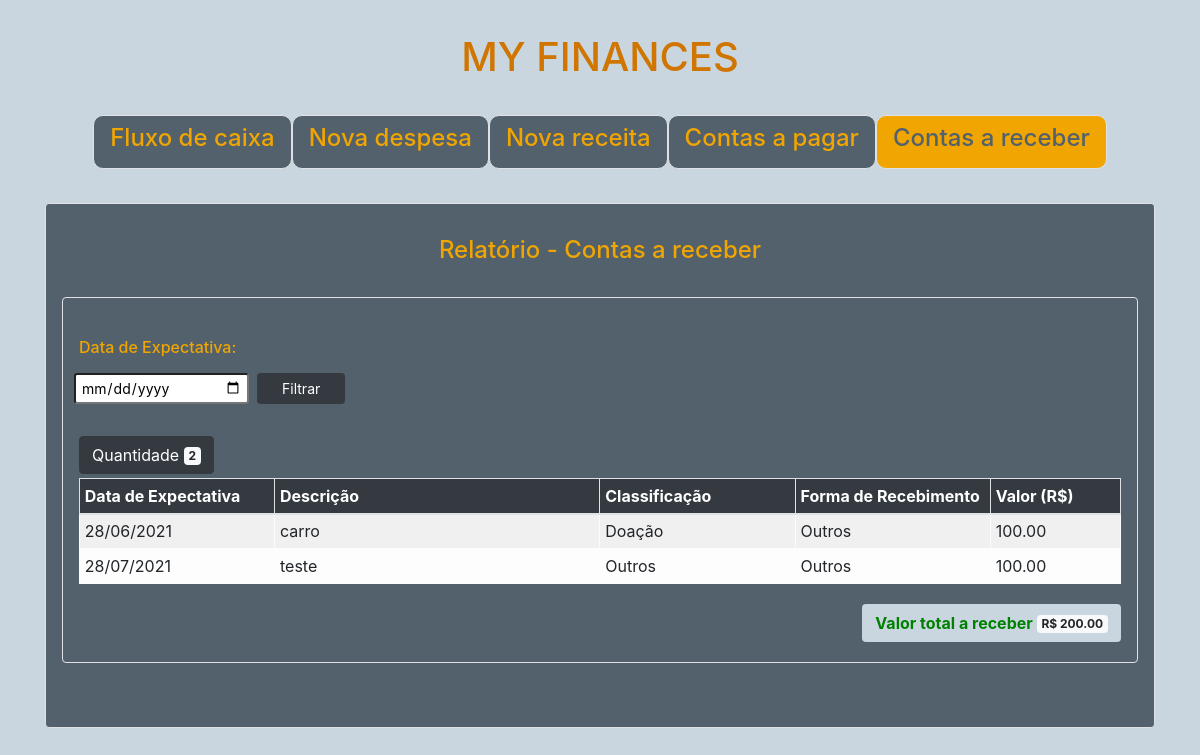
/relatorio/receitas, run on the app's committed database.
### myfinance/models/receita.py (models this page shows)
class Receita(models.Model):
    CLASSIFICACAO_CHOICES = (
        ('DT', 'Dívida de terceiros'),
        ('DO', 'Doação'),
        ('SA', 'Salário'),
        ('SP', 'Serviço prestado'),
        ('OU', 'Outros'),
        ('VE', 'Vendas')
    )
    FORMA_RECEBIMENTO_CHOICES = (
        ('B', 'Boleto'),
        ('C', 'Crédito'),
        ('D', 'Débito'),
        ('M', 'Dinheiro'),
        ('P', 'Depósito'),
        ('O', 'Outros')
    )
    SITUACAO_CHOICES = (
        ('PR', 'Recebido'),
        ('AR', 'A receber')
    )
    classificacao = models.CharField(max_length=2, choices=CLASSIFICACAO_CHOICES, default='OU')
    data_expectativa = models.DateField(null=False)
    data_recebimento = models.DateField(null=True)
    descricao = models.CharField(max_length=255)
    formaRecebimento = models.CharField(max_length=1, choices=FORMA_RECEBIMENTO_CHOICES, default='O')
    situacao = models.CharField(max_length=2, choices=SITUACAO_CHOICES, default='AR')
    valor = models.DecimalField(null=False, max_digits=8, decimal_places=2)

### myfinance/views/relatorio.py (the view)
# urls.py: path('relatorio/receitas', relv.receitas, name="relatorio_receitas"),
@require_http_methods(["GET"])
def receitas(request):
    receitasPendentes = Receita.objects.filter(situacao='AR')
    context = GetReceitaContext(receitasPendentes , '')
    return render(request, 'relatorioReceitas.html', context)

### myfinance/views/relatorio.py (called while the page is built)
def GetReceitaContext(receitasPendentes, dateMax):
    valorTotal = 0
    for receita in receitasPendentes:
        dtExpectativa = '%s/%s/%s' % (receita.data_expectativa.strftime("%d"), receita.data_expectativa.strftime("%m"), receita.data_expectativa.strftime("%Y"))
        receita.data_expectativa = dtExpectativa
        valorTotal = valorTotal + receita.valor
    dateMaxBr = ""
    if(dateMax != ""):
        dateTemp = datetime.strptime(dateMax, '%Y-%m-%d').date()
        dateMaxBr = '%s/%s/%s' % (dateTemp.strftime("%d"), dateTemp.strftime("%m"), dateTemp.strftime("%Y"))
    context = {'receitas' : receitasPendentes,
                'valorTotal' : valorTotal,
                'dateMax' : dateMax,
                'dateMaxBr' : dateMaxBr}
    return context

### myfinance/templates/relatorioReceitas.html (shortened to what this page needs)
<!doctype html>
<html lang="pt-br">
<head>
    <link rel="stylesheet" href="https://stackpath.bootstrapcdn.com/bootstrap/4.5.0/css/bootstrap.min.css"
>
</head>
<body style="background-color: #c9d6df">
    <div class="container">
        <h1 style="color:#cf7500; text-align: center; margin-bottom: 3%; margin-top: 3%;">MY FINANCES</h1>
        <ul class="nav justify-content-center nav-pills">
            <li class="nav-item border" style="background-color: #52616b; border-radius: 10px;">
                <a class="nav-link" href="/">
                    <h4 style="color: #f0a500;">Fluxo de caixa</h4>
                </a>
            </li>
            <li class="nav-item border" style="background-color: #52616b; border-radius: 10px;">
                <a class="nav-link" href="/despesa/">
                    <h4 style="color: #f0a500;">Nova despesa</h4>
                </a>
            </li>
            <li class="nav-item border" style="background-color: #52616b; border-radius: 10px;">
                <a class="nav-link" href="/receita/">
                    <h4 style="color: #f0a500;">Nova receita</h4>
                </a>
            </li>
            <li class="nav-item border" style="background-color: #52616b; border-radius: 10px;">
                <a class="nav-link" href="/relatorio/despesas">
                    <h4 style="color: #f0a500;">Contas a pagar</h4>
                </a>
            </li>
            <li class="nav-item border" style="background-color: #f0a500; border-radius: 10px;">
                <a class="nav-link" href="/relatorio/receitas">
                    <h4 style="color: #52616b;">Contas a receber</h4>
                </a>
            </li>
        </ul>
        <div class="border rounded p-3 mb-5" style="background-color: #52616b; margin-top: 3%; color: #f0a500;">
            <h4 class="mt-3" style="text-align: center;">Relatório - Contas a receber</h4>
            <div class="border rounded p-3 mb-5" style="margin-top: 3%;">
                <form action="/relatorio/receitas/filtro" method="post" class="mt-4 mb-3">
                    <h6>Data de Expectativa:</h6>
                    <div class="form-row mt-3">
                        <input type="date" class="form-control-sm col-sm-2" id="inputDate" name="data_filtro"
                            value="{{dateMax}}" required>
                        <button type="submit" class="btn btn-dark btn-sm ml-2 col-sm-1">Filtrar</button>
                    </div>
                </form>
                {% if receitas %}
                <button type="button" class="btn btn-dark mb-1 mt-3">
                    Quantidade <span class="badge badge-light">{{ receitas|length }}</span>
                </button>
                <table class="table table-bordered table-striped table-sm" id="tableRelatorio">
                    <thead>
                        <tr class="bg-dark text-white">
                            <th scope="col" style="width: 15%">Data de Expectativa</th>
                            <th scope="col" style="width: 25%">Descrição</th>
                            <th scope="col" style="width: 15%">Classificação</th>
                            <th scope="col" style="width: 15%">Forma de Recebimento</th>
                            <th scope="col" style="width: 10%">Valor (R$)</th>
                        </tr>
                    </thead>
                    <tbody class="table-light">
                        {% for receita in receitas %}
                        <tr>
                            <td>{{receita.data_expectativa}}</td>
                            <td>{{receita.descricao}}</td>
                            <td>{{receita.get_classificacao_display}}</td>
                            <td>{{receita.get_formaRecebimento_display}}</td>
                            <td>{{receita.valor}}</td>
                        </tr>
                        {% endfor %}
                    </tbody>
                </table>
                <div class="d-flex justify-content-end">
                    <button type="button" class="btn mb-1 mt-1 font-weight-bold"
                        style="background-color: #c9d6df; color: green">
                        Valor total a receber <span class="badge badge-light">R$ {{ valorTotal }}</span>
                    </button>
                </div>
                {% else %}
                <div class="d-flex justify-content-left">
                    <h6 style="color: #c9d6df">Não existem contas a receber até a data {{dateMaxBr}}</h6>
                </div>
                {% endif %}
            </div>
        </div>
    </div>
</body>
</html>

### data on the page
Receita: data_expectativa "28/06/2021", descricao "carro", classificacao "Doação", formaRecebimento "Outros", valor "100.00"
Receita: data_expectativa "28/07/2021", descricao "teste", classificacao "Outros", formaRecebimento "Outros", valor "100.00"

### other printed values
{{ receitas|length }} "2"
{{ valorTotal }} "200.00"
